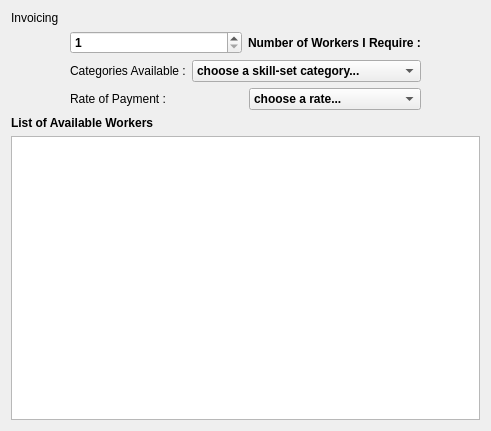
         <widget class="QWidget" name="layoutWidget_2">
          <property name="geometry">
           <rect>
            <x>810</x>
            <y>70</y>
            <width>491</width>
            <height>431</height>
           </rect>
          </property>
          <layout class="QVBoxLayout" name="verticalLayout_6">
           <item>
            <layout class="QVBoxLayout" name="verticalLayout_5">
             <item>
              <widget class="QLabel" name="label_8">
               <property name="font">
                <font>
                 <family>System</family>
                </font>
               </property>
               <property name="text">
                <string>Invoicing</string>
               </property>
              </widget>
             </item>
             <item>
              <layout class="QHBoxLayout" name="horizontalLayout_7">
               <item>
                <spacer name="horizontalSpacer_14">
                 <property name="orientation">
                  <enum>Qt::Horizontal</enum>
                 </property>
                 <property name="sizeHint" stdset="0">
                  <size>
                   <width>40</width>
                   <height>20</height>
                  </size>
                 </property>
                </spacer>
               </item>
               <item>
                <layout class="QVBoxLayout" name="verticalLayout_4">
                 <item>
                  <layout class="QHBoxLayout" name="horizontalLayout_4">
                   <item>
                    <widget class="QSpinBox" name="spinBox_workforce">
                     <property name="font">
                      <font>
                       <family>System</family>
                       <weight>75</weight>
                       <bold>true</bold>
                      </font>
                     </property>
                     <property name="statusTip">
                      <string>Number of wokers needed</string>
                     </property>
                     <property name="minimum">
                      <number>1</number>
                     </property>
                     <property name="maximum">
                      <number>600</number>
                     </property>
                    </widget>
                   </item>
                   <item>
                    <widget class="QLabel" name="label_3">
                     <property name="font">
                      <font>
                       <family>System</family>
                       <weight>75</weight>
                       <bold>true</bold>
                      </font>
                     </property>
                     <property name="text">
                      <string>Number of Workers I Require :</string>
                     </property>
                    </widget>
                   </item>
                  </layout>
                 </item>
                 <item>
                  <layout class="QHBoxLayout" name="horizontalLayout_5">
                   <item>
                    <widget class="QLabel" name="label_6">
                     <property name="font">
                      <font>
                       <family>System</family>
                      </font>
                     </property>
                     <property name="text">
                      <string>Categories Available :</string>
                     </property>
                     <property name="buddy">
                      <cstring>comboBox_skill_new</cstring>
                     </property>
                    </widget>
                   </item>
                   <item>
                    <widget class="QComboBox" name="comboBox_skill_new">
                     <property name="font">
                      <font>
                       <family>System</family>
                       <weight>75</weight>
                       <bold>true</bold>
                      </font>
                     </property>
                     <property name="statusTip">
                      <string>Skill set Requirment</string>
                     </property>
                     <item>
                      <property name="text">
                       <string>choose a skill-set category...</string>
                      </property>
                     </item>
                     <item>
                      <property name="text">
                       <string>House Keeping</string>
                      </property>
                     </item>
                     <item>
                      <property name="text">
                       <string>Cathering Services</string>
                      </property>
                     </item>
                     <item>
                      <property name="text">
                       <string>Gaurd/Watch Personnel</string>
                      </property>
                     </item>
                     <item>
                      <property name="text">
                       <string>Property Security</string>
                      </property>
                     </item>
                     <item>
                      <property name="text">
                       <string>Personal Security</string>
                      </property>
                     </item>
                     <item>
                      <property name="text">
                       <string>Accountants</string>
                      </property>
                     </item>
                     <item>
                      <property name="text">
                       <string>Event Organizing Personnel</string>
                      </property>
                     </item>
                     <item>
                      <property name="text">
                       <string>Electric Retailers Personnel</string>
                      </property>
                     </item>
                     <item>
                      <property name="text">
                       <string>Hardware Retailers Personnel</string>
                      </property>
                     </item>
                     <item>
                      <property name="text">
                       <string>Pharmacutical Retailers Personnel</string>
                      </property>
                     </item>
                     <item>
                      <property name="text">
                       <string>Electronic Retailers Personnel</string>
                      </property>
                     </item>
                     <item>
                      <property name="text">
                       <string>Agro Retailers Personnel</string>
                      </property>
                     </item>
                     <item>
                      <property name="text">
                       <string>Automobile Retailers Personnel</string>
                      </property>
                     </item>
                    </widget>
                   </item>
                  </layout>
                 </item>
                 <item>
                  <layout class="QHBoxLayout" name="horizontalLayout_6">
                   <item>
                    <widget class="QLabel" name="label_7">
                     <property name="font">
                      <font>
                       <family>System</family>
                      </font>
                     </property>
                     <property name="text">
                      <string>Rate of Payment :</string>
                     </property>
                     <property name="buddy">
                      <cstring>comboBox_payrate_new</cstring>
                     </property>
                    </widget>
                   </item>
                   <item>
                    <widget class="QComboBox" name="comboBox_payrate_new">
                     <property name="font">
                      <font>
                       <family>System</family>
                       <weight>75</weight>
                       <bold>true</bold>
                      </font>
                     </property>
                     <property name="statusTip">
                      <string>Payment Rate requirement</string>
                     </property>
                     <item>
                      <property name="text">
                       <string>choose a rate...</string>
                      </property>
                     </item>
                     <item>
                      <property name="text">
                       <string>per Hour</string>
                      </property>
                     </item>
                     <item>
                      <property name="text">
                       <string>per Day</string>
                      </property>
                     </item>
                     <item>
                      <property name="text">
                       <string>per Week</string>
                      </property>
                     </item>
                     <item>
                      <property name="text">
                       <string>per Month</string>
                      </property>
                     </item>
                    </widget>
                   </item>
                  </layout>
                 </item>
                </layout>
               </item>
               <item>
                <spacer name="horizontalSpacer_15">
                 <property name="orientation">
                  <enum>Qt::Horizontal</enum>
                 </property>
                 <property name="sizeHint" stdset="0">
                  <size>
                   <width>40</width>
                   <height>20</height>
                  </size>
                 </property>
                </spacer>
               </item>
              </layout>
             </item>
             <item>
              <layout class="QVBoxLayout" name="verticalLayout_3">
               <item>
                <widget class="QLabel" name="label_2">
                 <property name="font">
                  <font>
                   <family>System</family>
                   <weight>75</weight>
                   <bold>true</bold>
                  </font>
                 </property>
                 <property name="text">
                  <string>List of Available Workers</string>
                 </property>
                </widget>
               </item>
               <item>
                <widget class="QTableView" name="tableView_workers">
                 <property name="font">
                  <font>
                   <family>System</family>
                   <pointsize>8</pointsize>
                   <weight>75</weight>
                   <bold>true</bold>
                  </font>
                 </property>
                 <property name="statusTip">
                  <string>Worker  availability pick list. click to multi select workers</string>
                 </property>
                 <property name="editTriggers">
                  <set>QAbstractItemView::AnyKeyPressed|QAbstractItemView::DoubleClicked|QAbstractItemView::EditKeyPressed|QAbstractItemView::SelectedClicked</set>
                 </property>
                 <property name="alternatingRowColors">
                  <bool>true</bool>
                 </property>
                 <property name="selectionMode">
                  <enum>QAbstractItemView::MultiSelection</enum>
                 </property>
                 <property name="selectionBehavior">
                  <enum>QAbstractItemView::SelectRows</enum>
                 </property>
                 <property name="gridStyle">
                  <enum>Qt::SolidLine</enum>
                 </property>
                 <property name="sortingEnabled">
                  <bool>false</bool>
                 </property>
                </widget>
               </item>
              </layout>
             </item>
            </layout>
           </item>
          </layout>
         </widget>
